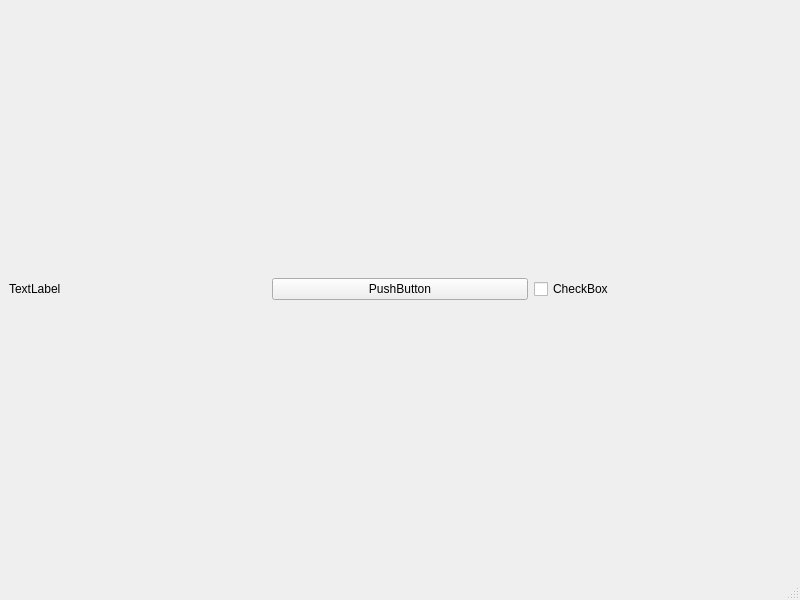
<?xml version="1.0" encoding="UTF-8"?>
<ui version="4.0">
 <class>MainWindow</class>
 <widget class="QMainWindow" name="MainWindow">
  <property name="geometry">
   <rect>
    <x>0</x>
    <y>0</y>
    <width>800</width>
    <height>600</height>
   </rect>
  </property>
  <property name="windowTitle">
   <string>MainWindow</string>
  </property>
  <widget class="QWidget" name="centralwidget">
   <layout class="QHBoxLayout" name="horizontalLayout">
    <item>
     <widget class="QLabel" name="label">
      <property name="text">
       <string>TextLabel</string>
      </property>
     </widget>
    </item>
    <item>
     <widget class="QPushButton" name="pushButton">
      <property name="text">
       <string>PushButton</string>
      </property>
     </widget>
    </item>
    <item>
     <widget class="QCheckBox" name="checkBox">
      <property name="text">
       <string>CheckBox</string>
      </property>
     </widget>
    </item>
   </layout>
  </widget>
  <widget class="QMenuBar" name="menubar">
   <property name="geometry">
    <rect>
     <x>0</x>
     <y>0</y>
     <width>800</width>
     <height>21</height>
    </rect>
   </property>
  </widget>
  <widget class="QStatusBar" name="statusbar"/>
 </widget>
 <resources/>
 <connections/>
</ui>
